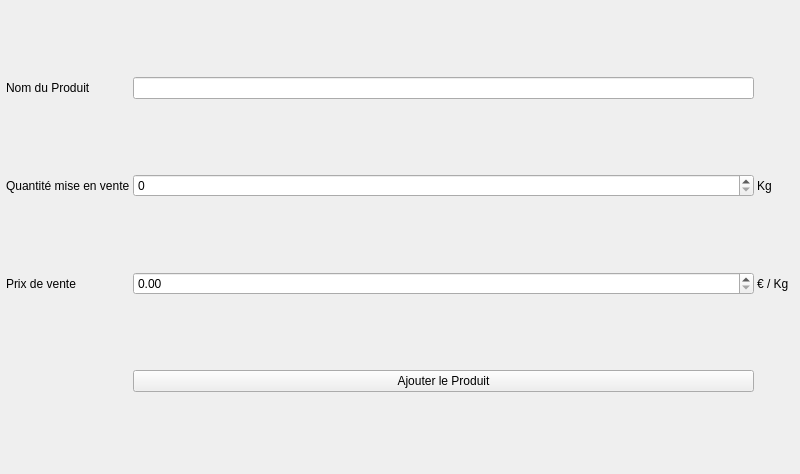
<?xml version="1.0" encoding="UTF-8"?>
<ui version="4.0">
 <class>Widget</class>
 <widget class="QWidget" name="Widget">
  <property name="enabled">
   <bool>true</bool>
  </property>
  <property name="geometry">
   <rect>
    <x>0</x>
    <y>0</y>
    <width>800</width>
    <height>474</height>
   </rect>
  </property>
  <property name="minimumSize">
   <size>
    <width>0</width>
    <height>0</height>
   </size>
  </property>
  <property name="windowTitle">
   <string>Widget</string>
  </property>
  <layout class="QGridLayout" name="gridLayout_2">
   <property name="sizeConstraint">
    <enum>QLayout::SetMinimumSize</enum>
   </property>
   <property name="leftMargin">
    <number>6</number>
   </property>
   <property name="topMargin">
    <number>6</number>
   </property>
   <property name="horizontalSpacing">
    <number>3</number>
   </property>
   <property name="verticalSpacing">
    <number>4</number>
   </property>
   <item row="2" column="1">
    <widget class="QDoubleSpinBox" name="doubleSpinBox"/>
   </item>
   <item row="2" column="2">
    <widget class="QLabel" name="label_4">
     <property name="text">
      <string>€ / Kg</string>
     </property>
    </widget>
   </item>
   <item row="1" column="0">
    <widget class="QLabel" name="label_2">
     <property name="text">
      <string>Quantité mise en vente</string>
     </property>
    </widget>
   </item>
   <item row="0" column="0">
    <widget class="QLabel" name="label">
     <property name="text">
      <string>Nom du Produit</string>
     </property>
    </widget>
   </item>
   <item row="2" column="0">
    <widget class="QLabel" name="label_3">
     <property name="text">
      <string>Prix de vente</string>
     </property>
    </widget>
   </item>
   <item row="1" column="1">
    <widget class="QSpinBox" name="spinBox"/>
   </item>
   <item row="0" column="1">
    <widget class="QLineEdit" name="lineEdit"/>
   </item>
   <item row="1" column="2">
    <widget class="QLabel" name="label_5">
     <property name="text">
      <string>Kg</string>
     </property>
    </widget>
   </item>
   <item row="3" column="1">
    <widget class="QPushButton" name="pushButton">
     <property name="text">
      <string>Ajouter le Produit</string>
     </property>
    </widget>
   </item>
  </layout>
 </widget>
 <resources/>
 <connections/>
</ui>
